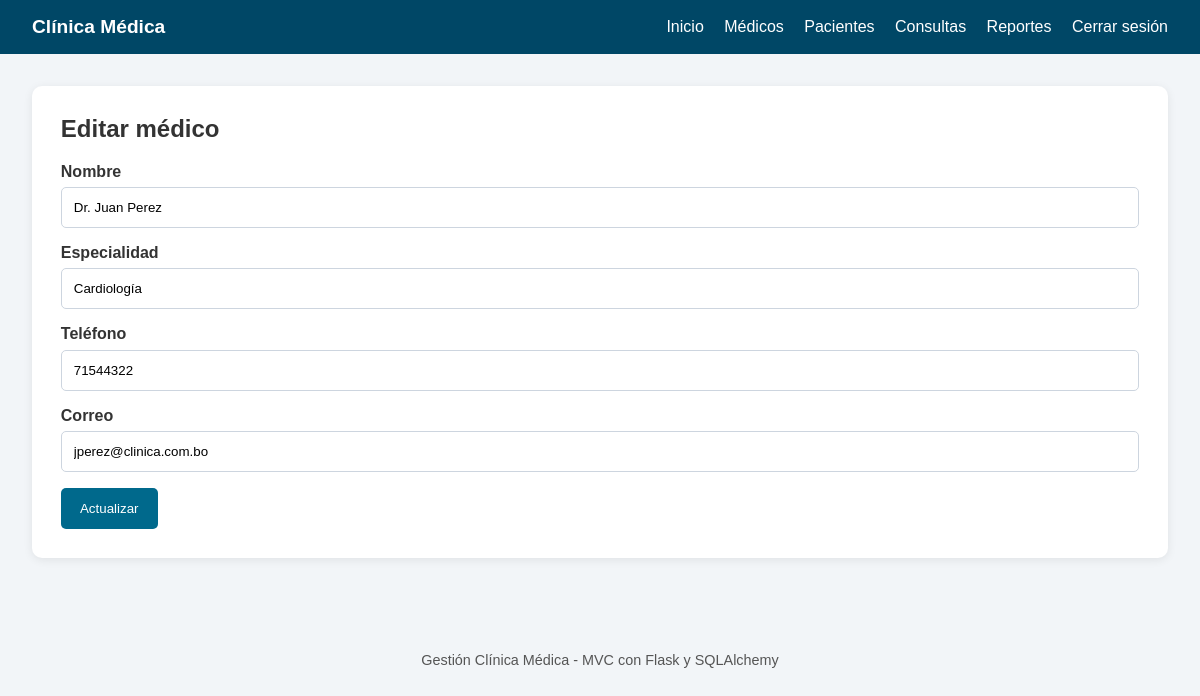
/doctores/editar/1 (signed in), run on the app's committed database.
### models/__init__.py (models this page shows)
class Doctor(db.Model):
    id = db.Column(db.Integer, primary_key=True)
    nombre = db.Column(db.String(120), nullable=False)
    especialidad = db.Column(db.String(120), nullable=False)
    telefono = db.Column(db.String(30), nullable=False)
    correo = db.Column(db.String(120), unique=True, nullable=False)
    consultas = db.relationship("Consulta", backref="doctor", lazy=True)

### controllers/doctor_controller.py (the view, shortened to what this page needs)
@doctor_bp.route("/editar/<int:doctor_id>", methods=["GET", "POST"])
@login_required
def editar(doctor_id):
    doctor = Doctor.query.get_or_404(doctor_id)
    return render_template("doctores/edit.html", doctor=doctor)

### templates/doctores/edit.html
{% extends "base.html" %}
{% block content %}
<section>
    <h2>Editar médico</h2>
    <form method="post" action="{{ url_for('doctor.editar', doctor_id=doctor.id) }}">
        <label>Nombre</label>
        <input type="text" name="nombre" value="{{ doctor.nombre }}" required />
        <label>Especialidad</label>
        <input type="text" name="especialidad" value="{{ doctor.especialidad }}" required />
        <label>Teléfono</label>
        <input type="text" name="telefono" value="{{ doctor.telefono }}" required />
        <label>Correo</label>
        <input type="email" name="correo" value="{{ doctor.correo }}" required />
        <button type="submit">Actualizar</button>
    </form>
</section>
{% endblock %}

### static/style.css (style rules this page uses)
body { margin: 0; font-family: Arial, sans-serif; background: #f2f5f8; color: #333; }
section { background: white; padding: 1.8rem; border-radius: 10px; box-shadow: 0 2px 10px rgba(0,0,0,0.08); margin-bottom: 1.5rem; }
h2 { margin-top: 0; }
form label { display: block; margin-top: 1rem; font-weight: bold; }
input, select, textarea { width: 100%; padding: 0.75rem; border: 1px solid #cdd5df; border-radius: 5px; margin-top: 0.4rem; box-sizing: border-box; }
button, .button { background: #00698c; color: white; border: none; padding: 0.8rem 1.2rem; border-radius: 5px; cursor: pointer; display: inline-block; text-decoration: none; margin-top: 1rem; }

### data on the page
Doctor: nombre "Dr. Juan Perez", especialidad "Cardiología", telefono "71544322", correo "jperez@clinica.com.bo"
